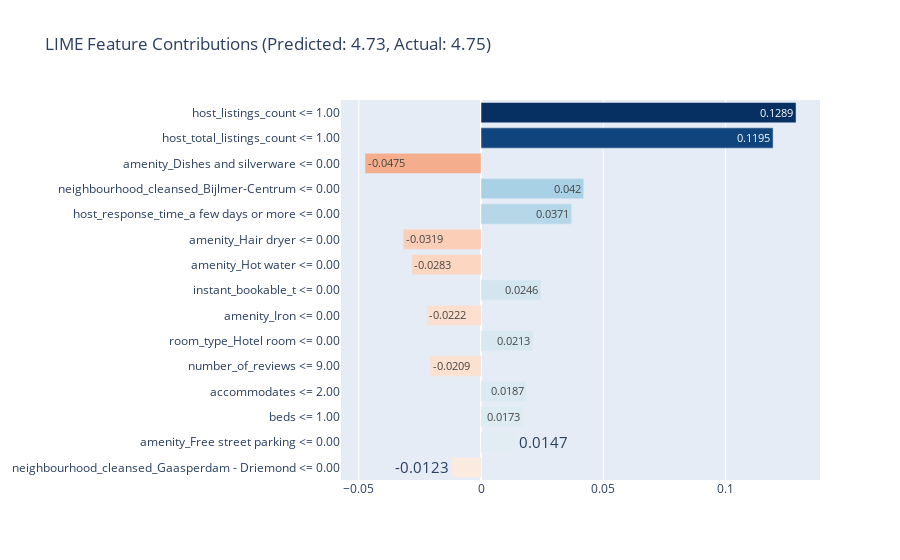

Notebook code cell kept with this figure:
### Code cell
i = random.randint(0, len(X_test_final) - 1)  # inclusive range
listing_data = df_listings_detailed.loc[X_test_final.index[i]]
predicted_score = round(model.predict([X_test_final.iloc[i].values])[0], 2)
actual_review_score = round(np.array(y_test)[i],2)



exp = explainer.explain_instance(
    data_row=X_test_final.iloc[i].values,
    predict_fn=model.predict,
    num_features=15    # top features to show
)

lime_exp_list = exp.as_list()

# Convert to DataFrame
exp_df = pd.DataFrame(lime_exp_list, columns=['feature', 'contribution'])

exp_df['contribution'] = round(exp_df['contribution'],4)


#Sorting
exp_df['abs_contribution'] = exp_df['contribution'].abs()
exp_df = exp_df.sort_values('abs_contribution', ascending=True)  # for horizontal bar plot


# ----------------------------------------------------
# Extract data
# ----------------------------------------------------
lat = float(listing_data["latitude"])
lon = float(listing_data["longitude"])
listing_title = listing_data.get("name", "No Title")
host_name = listing_data.get("host_name", "Unknown Host")
host_img_url = listing_data.get("host_thumbnail_url", None)
host_description = listing_data.get("host_about", "No description available.")
picture_url = listing_data.get("picture_url", None)  # if you want clickable URLs



# Load host image if available
host_img = None
if host_img_url and isinstance(host_img_url, str) and host_img_url.startswith("http"):
    try:
        response = requests.get(host_img_url)
        host_img = Image.open(BytesIO(response.content))
    except:
        host_img = None

# Load listing image
listing_img = None
if picture_url and isinstance(picture_url, str) and picture_url.startswith("http"):
    try:
        response = requests.get(picture_url)
        listing_img = Image.open(BytesIO(response.content))
    except:
        listing_img = None        

# ----------------------------------------------------
# 1. Map plot using Plotly
# ----------------------------------------------------
map_fig = go.Figure(go.Scattermapbox(
    lat=[lat],
    lon=[lon],
    mode="markers",
    marker=dict(size=14, color="red"),
    text=[listing_title]
))

map_fig.update_layout(
    mapbox=dict(
        style="open-street-map",
        zoom=12,
        center=dict(lat=lat, lon=lon)
    ),
    title_text="Listing Location",
    height=500,
    width=700,
    margin=dict(l=0, r=0, t=0, b=0)
)

map_fig.show()

# ----------------------------------------------------
# 2. Host Info using Matplotlib
# ----------------------------------------------------
fig, ax = plt.subplots(figsize=(6, 6))
ax.axis('off')  # Hide axes

if host_img is not None:
    ax.imshow(host_img)
ax.text(0.5, -0.1, f"{host_name}",
        ha='center', va='top', wrap=True, fontsize=12, transform=ax.transAxes)

plt.show()

# ----------------------------------------------------
# 2. Listing Image
# ----------------------------------------------------
fig, ax = plt.subplots(figsize=(6, 6))
ax.axis('off')  # Hide axes

if listing_img is not None:
    ax.imshow(listing_img)
ax.text(0.5, -0.1, f"{listing_title}\n\n{host_description}",
        ha='center', va='top', wrap=True, fontsize=12, transform=ax.transAxes)

plt.show()


# ----------------------------------------------------
# 3. LIME Feature Contributions (Plotly Bar)
# ----------------------------------------------------
lime_fig = go.Figure(go.Bar(
    x=exp_df['contribution'],
    y=exp_df['feature'],
    orientation='h',
    marker=dict(
        color=exp_df['contribution'],
        colorscale='RdBu',
        cmin=-exp_df['abs_contribution'].max(),
        cmax=exp_df['abs_contribution'].max()
    ),
    text=exp_df['contribution'],
    textposition='auto',
    textfont=dict(size=32)  # Increase font size of bar text

))

lime_fig.update_layout(
    title_text=f"LIME Feature Contributions (Predicted: {predicted_score}, Actual: {actual_review_score})",
    width=900,
    paper_bgcolor='white'
    
)

lime_fig.show()

### Figure 1 — Plotly figure (JSON) as saved in the notebook; plotly's stock layout.template omitted (floating-point values rounded to 4 significant figures)
{"data": [{"marker": {"cmax": 0.1289, "cmin": -0.1289, "color": [-0.0123, 0.0147, 0.0173, 0.0187, -0.0209, 0.0213, -0.0222, 0.0246, -0.0283, -0.0319, 0.0371, 0.042, -0.0475, 0.1195, 0.1289], "colorscale": [[0, "rgb(103,0,31)"], [0.1, "rgb(178,24,43)"], [0.2, "rgb(214,96,77)"], [0.3, "rgb(244,165,130)"], [0.4, "rgb(253,219,199)"], [0.5, "rgb(247,247,247)"], [0.6, "rgb(209,229,240)"], [0.7, "rgb(146,197,222)"], [0.8, "rgb(67,147,195)"], [0.9, "rgb(33,102,172)"], [1, "rgb(5,48,97)"]]}, "orientation": "h", "text": [-0.0123, 0.0147, 0.0173, 0.0187, -0.0209, 0.0213, -0.0222, 0.0246, -0.0283, -0.0319, 0.0371, 0.042, -0.0475, 0.1195, 0.1289], "textfont": {"size": 32}, "textposition": "auto", "type": "bar", "x": [-0.0123, 0.0147, 0.0173, 0.0187, -0.0209, 0.0213, -0.0222, 0.0246, -0.0283, -0.0319, 0.0371, 0.042, -0.0475, 0.1195, 0.1289], "y": ["neighbourhood_cleansed_Gaasperdam - Driemond <= 0.00", "amenity_Free street parking <= 0.00", "beds <= 1.00", "accommodates <= 2.00", "number_of_reviews <= 9.00", "room_type_Hotel room <= 0.00", "amenity_Iron <= 0.00", "instant_bookable_t <= 0.00", "amenity_Hot water <= 0.00", "amenity_Hair dryer <= 0.00", "host_response_time_a few days or more <= 0.00", "neighbourhood_cleansed_Bijlmer-Centrum <= 0.00", "amenity_Dishes and silverware <= 0.00", "host_total_listings_count <= 1.00", "host_listings_count <= 1.00"]}], "layout": {"paper_bgcolor": "white", "title": {"text": "LIME Feature Contributions (Predicted: 4.73, Actual: 4.75)"}, "width": 900}}
